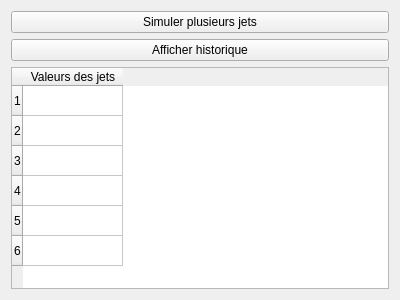
<?xml version="1.0" encoding="UTF-8"?>
<ui version="4.0">
 <class>Dehisto</class>
 <widget class="QWidget" name="Dehisto">
  <property name="geometry">
   <rect>
    <x>0</x>
    <y>0</y>
    <width>400</width>
    <height>300</height>
   </rect>
  </property>
  <property name="windowTitle">
   <string>Dehisto</string>
  </property>
  <layout class="QVBoxLayout" name="verticalLayout">
   <item>
    <widget class="QPushButton" name="buttonSimuler">
     <property name="text">
      <string>Simuler plusieurs jets</string>
     </property>
    </widget>
   </item>
   <item>
    <widget class="QPushButton" name="buttonAfficher">
     <property name="text">
      <string>Afficher historique</string>
     </property>
    </widget>
   </item>
   <item>
    <widget class="QTableWidget" name="tableHistorique">
     <property name="columnCount">
      <number>1</number>
     </property>
     <property name="rowCount">
      <number>6</number>
     </property>
     <property name="horizontalHeaderLabels">
      <stringlist>
       <string>Valeurs des jets</string>
      </stringlist>
     </property>
     <column>
      <property name="text">
       <string>Valeurs des jets</string>
      </property>
     </column>
    </widget>
   </item>
  </layout>
 </widget>
 <resources/>
 <connections/>
</ui>
